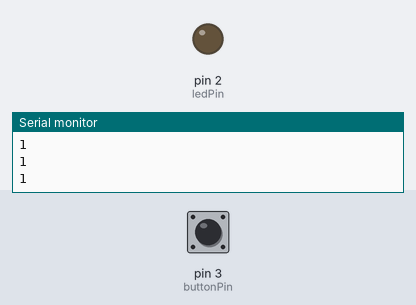
The sketch below on a simulated Arduino Uno, built with avr-gcc and run on an emulated ATmega328P. Shown: output pins drawn as LEDs (lit = HIGH), the last lines printed to the serial monitor. The inputs (shaded band) are chosen by the test bench; at power-on: pin 3 (buttonPin) HIGH.

Above: at 1.2 s.
1.3 s: pin 3 (buttonPin) pulled LOW for 0.15 s
At 1.5 s:
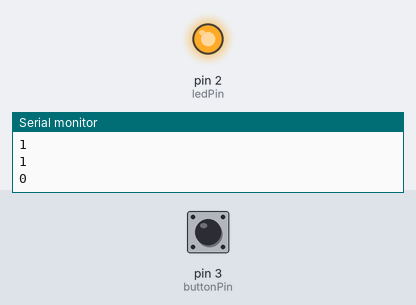
3.1 s: pin 3 (buttonPin) pulled LOW for 3.2 s
At 7.0 s:
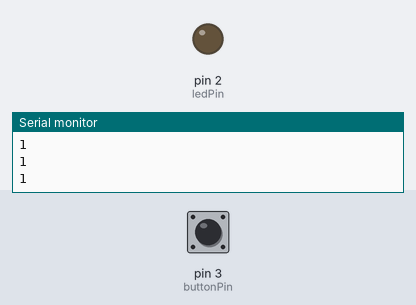
Timing chart, 0 to 8.5 s (numbered marks = the images above; inputs shaded):
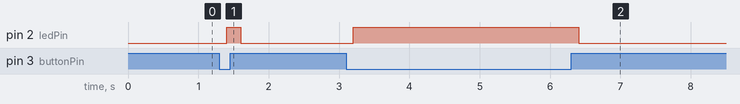

Measured:
- after the input at 1.3 s, pin 2 (ledPin): LOW → HIGH after 0.10 s, → LOW 0.20 s later
- after the input at 3.1 s, pin 2 (ledPin): LOW → HIGH after 0.10 s, → LOW 3.2 s later

The sketch:

2Pin_Pushbutton.ino
```cpp
//Define Arduino Pins
int buttonPin = 3;
int ledPin = 2;

void setup() {
  Serial.begin(9600);                //Initialize Serial
  pinMode(ledPin, OUTPUT);           // Initialize the LED Pin as an Output
  pinMode(buttonPin, INPUT_PULLUP);  // Initialize the Pushbutton Pin as an PULL_UP Input
}

void loop() {
  Serial.println(digitalRead(buttonPin));   // Print Sate of Pushbutton
  delay(200);                               //Delay for 200 Miliseconds
  if (digitalRead(buttonPin) == LOW)        // If pushbutton is pressing
    digitalWrite(ledPin, HIGH);             // Turn on LED
  else if (digitalRead(buttonPin) == HIGH)  //Otherwise,, Pushbutton is not pressing
    digitalWrite(ledPin, LOW);              //Turn off LED
}
```
